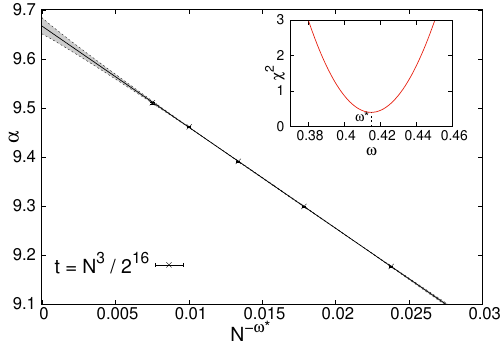

Write the gnuplot code that produced this figure.
set term postscript enhanced color eps dl 2.5
set encoding iso_8859_1
filenameoutput="SA_K_4_fits_cubic_inset_bands.eps"
set output filenameoutput

reset
set size 1,1
set origin 0,0
set multi
set ylabel "{/=28 {/Symbol a}}" rotate by 90 offset 0.5,2
set xlabel "{/=28 N^{-{/Symbol w}*}}" offset -2,-0.5
set key spacing 2.0 maxrows 10 width 6 at 0.01,9.2
set xrange [0:0.03]
set yrange [9.1:9.7]
set tics  font ",24"
set format y "%g"
set ytics 9.1, 0.1, 9.7


#set label "{/=22 {/Symbol a}_{SA} = 9.6670 \261 0.0017}" at 0.0015, 9.35

gmean=0.4149

p '../../Results/SAT/SimulatedAnnealing/FiniteSize/ProcessedData/data_to_plot_fits_cubic.txt' u 1:3:4 notitle w filledcurves fc 'gray' fs solid 0.8 \
, '../../Results/SAT/SimulatedAnnealing/FiniteSize/ProcessedData/data_to_plot_fits_cubic.txt' u 1:3 notitle lc 8 lw 1 dt 3 w l \
, '../../Results/SAT/SimulatedAnnealing/FiniteSize/ProcessedData/data_to_plot_fits_cubic.txt' u 1:4 notitle lc 8 lw 1 dt 3 w l \
, '../../Results/SAT/SimulatedAnnealing/FiniteSize/ProcessedData/data_to_plot_fits_cubic.txt' u 1:2 notitle lc 8 lw 2 w l \
, '../../Results/SAT/SimulatedAnnealing/FiniteSize/ProcessedData/crossings_K_4_cubic.txt' u ($1 ** -gmean):3:4 title "{/=28 t = N^{3} / 2^{16}}" ps 1.2 pt 2 lc 8 w errorbars

reset

set size 0.42,0.42
set origin 0.52,0.55
set ylabel "{/=22 {/Symbol c}^{2}}" rotate by 90 offset 1,0
set xlabel "{/=22 {/Symbol w}}" offset 0,0
set key spacing 2.0 maxrows 10 width 6 at 9.85,12
set xrange [0.37:0.46]
set yrange [0:3]
set tics  font ",20"
set format y "%g"
set ytics 0,1,3
set xtics 0.36,0.02,0.46

set label "{/=19 {/Symbol w}*}" at 0.406, 0.25

set arrow nohead from 0.4149, 0 to 0.4149, 0.3972413584881412 lc 8 dt 3
#set arrow nohead from 0.3933, 1.39857780347294812 to 0.4368, 1.4012170852705872 lc 8 dt 3

p "../../Results/SAT/SimulatedAnnealing/FiniteSize/ProcessedData/fits_K_4_cubic.txt" u 1:($2/3) lw 2 lc 7 w l